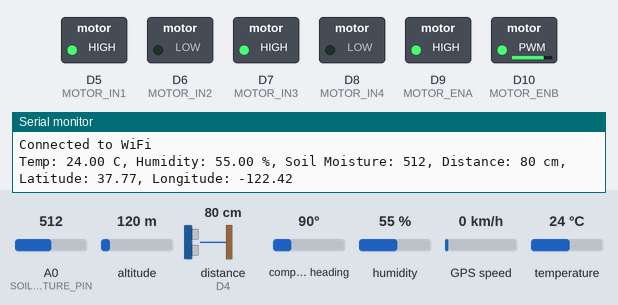
A sketch run on a simulated Arduino MKR. Parts: switched loads named in the sketch (green lamp = pin HIGH), the last lines printed to the serial monitor. Wiring (inferred from the names in the program): ultrasonic range finder: trigger D3; echo D4. Inputs (shaded band) come from the test bench; at power-on: distance to the obstacle (sensor on D4) 80 cm, A0 (SOIL_MOISTURE_PIN) = 512, altitude 120 m, compass heading 90°, humidity 55 %, GPS speed 0 km/h, temperature 24 °C. The echo pulse lasts 58.3 µs per cm; WiFi joins after 1.5 s; servers stay silent unless stated; storage starts empty; the GPS gets a fix after 3 s at 37.7749, -122.4194 with 8 satellites; pins used as bus, display or sensor lines are not drawn.

Above: at 12.7 s.
12.8 s: distance to the obstacle (sensor on D4) set to 22 cm
15.2 s: distance to the obstacle (sensor on D4) set to 17 cm
At 15.7 s:
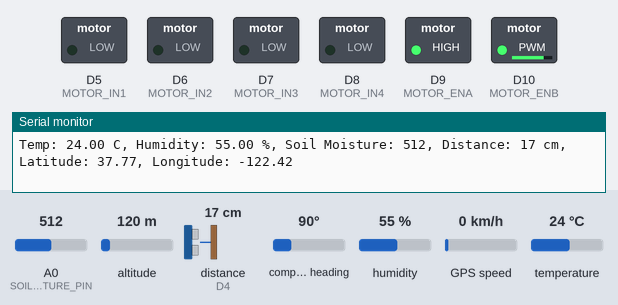
16.7 s: distance to the obstacle (sensor on D4) set to 35 cm
At 18.6 s:
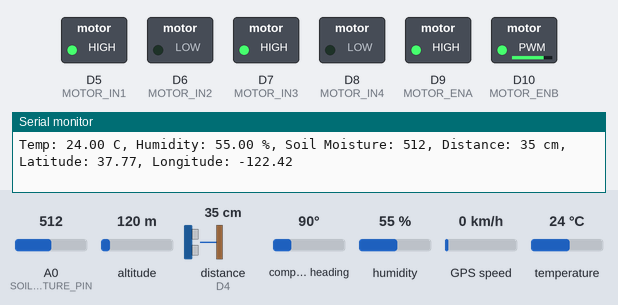
19.2 s: distance to the obstacle (sensor on D4) set to 2 cm
At 21.5 s:
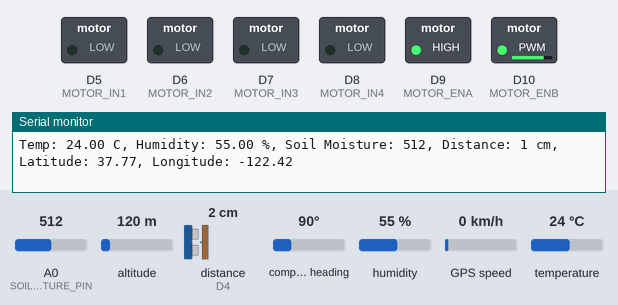
Timing chart, 0 to 22.6 s (numbered marks = the images above; inputs shaded):
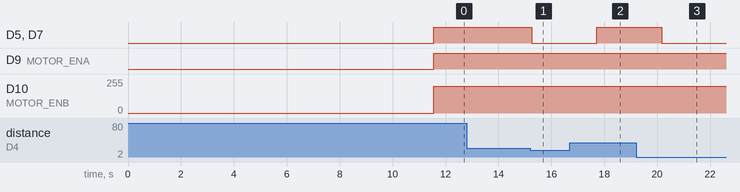

The sketch:

mp_code.ino
```cpp
#include <DHT.h>
#include <TinyGPS++.h>
#include <SoftwareSerial.h>
#include <SD.h>
#include <WiFi101.h> // Use WiFi101.h for WiFi101 Shield

// Pin Definitions
#define DHTPIN 2
#define DHTTYPE DHT22
#define TRIG_PIN 3
#define ECHO_PIN 4
#define SOIL_MOISTURE_PIN A0
#define MOTOR_IN1 5
#define MOTOR_IN2 6
#define MOTOR_IN3 7
#define MOTOR_IN4 8
#define MOTOR_ENA 9
#define MOTOR_ENB 10
#define SD_CS_PIN 4 // Changed to 4 to avoid conflict with motor pins

// Initialize DHT sensor
DHT dht(DHTPIN, DHTTYPE);

// Initialize GPS module
TinyGPSPlus gps;
SoftwareSerial gpsSerial(10, 11); // RX, TX for GPS module

// Initialize WiFi module
const char* ssid = "your_SSID";
const char* password = "your_PASSWORD";
WiFiClient client;

void setup() {
  Serial.begin(9600);
  dht.begin();
  pinMode(TRIG_PIN, OUTPUT);
  pinMode(ECHO_PIN, INPUT);
  pinMode(SOIL_MOISTURE_PIN, INPUT);
  pinMode(MOTOR_IN1, OUTPUT);
  pinMode(MOTOR_IN2, OUTPUT);
  pinMode(MOTOR_IN3, OUTPUT);
  pinMode(MOTOR_IN4, OUTPUT);
  pinMode(MOTOR_ENA, OUTPUT);
  pinMode(MOTOR_ENB, OUTPUT);

  gpsSerial.begin(9600);

  // Initialize SD card
  if (!SD.begin(SD_CS_PIN)) {
    Serial.println("SD card initialization failed!");
    return;
  }

  // Initialize WiFi
  if (WiFi.status() == WL_NO_SHIELD) {
    Serial.println("WiFi shield not present");
    while (true); // don't continue
  }

  while (WiFi.status() != WL_CONNECTED) {
    Serial.print("Attempting to connect to SSID: ");
    Serial.println(ssid);
    WiFi.begin(ssid, password);
    delay(10000);
  }
  Serial.println("Connected to WiFi");
}

void loop() {
  // Read sensors
  float temperature = dht.readTemperature();
  float humidity = dht.readHumidity();
  int soilMoisture = analogRead(SOIL_MOISTURE_PIN);

  // Read ultrasonic sensor
  long duration, distance;
  digitalWrite(TRIG_PIN, LOW);
  delayMicroseconds(2);
  digitalWrite(TRIG_PIN, HIGH);
  delayMicroseconds(10);
  digitalWrite(TRIG_PIN, LOW);
  duration = pulseIn(ECHO_PIN, HIGH);
  distance = (duration / 2) / 29.1;

  // Read GPS data
  while (gpsSerial.available() > 0) {
    gps.encode(gpsSerial.read());
  }
  double latitude = gps.location.lat();
  double longitude = gps.location.lng();

  // Print sensor data to serial monitor
  Serial.print("Temp: "); Serial.print(temperature);
  Serial.print(" C, Humidity: "); Serial.print(humidity);
  Serial.print(" %, Soil Moisture: "); Serial.print(soilMoisture);
  Serial.print(", Distance: "); Serial.print(distance);
  Serial.print(" cm, Latitude: "); Serial.print(latitude);
  Serial.print(", Longitude: "); Serial.println(longitude);

  // Log data to SD card
  File dataFile = SD.open("datalog.txt", FILE_WRITE);
  if (dataFile) {
    dataFile.print("Temp: "); dataFile.print(temperature);
    dataFile.print(" C, Humidity: "); dataFile.print(humidity);
    dataFile.print(" %, Soil Moisture: "); dataFile.print(soilMoisture);
    dataFile.print(", Distance: "); dataFile.print(distance);
    dataFile.print(" cm, Latitude: "); dataFile.print(latitude);
    dataFile.print(", Longitude: "); dataFile.println(longitude);
    dataFile.close();
  }

  // Control motors based on distance
  if (distance < 20) {
    // Stop motors
    digitalWrite(MOTOR_IN1, LOW);
    digitalWrite(MOTOR_IN2, LOW);
    digitalWrite(MOTOR_IN3, LOW);
    digitalWrite(MOTOR_IN4, LOW);
  } else {
    // Move forward
    digitalWrite(MOTOR_IN1, HIGH);
    digitalWrite(MOTOR_IN2, LOW);
    digitalWrite(MOTOR_IN3, HIGH);
    digitalWrite(MOTOR_IN4, LOW);
    analogWrite(MOTOR_ENA, 200); // Set motor speed
    analogWrite(MOTOR_ENB, 200); // Set motor speed
  }

  // Send data via WiFi
  if (client.connect("your_server_address", 80)) {
    client.print("GET /update?temperature=");
    client.print(temperature);
    client.print("&humidity=");
    client.print(humidity);
    client.print("&soilMoisture=");
    client.print(soilMoisture);
    client.print("&distance=");
    client.print(distance);
    client.print("&latitude=");
    client.print(latitude);
    client.print("&longitude=");
    client.print(longitude);
    client.println(" HTTP/1.1");
    client.println("Host: your_server_address");
    client.println("Connection: close");
    client.println();
    client.stop();
  } else {
    Serial.println("Connection to server failed");
  }

  delay(1000);
}
```

Measured:
- the behaviour switches between 20 and 19 cm on distance to the obstacle (sensor on D4) (found by bisection; images 0 and 1)
- after the input at 15.2 s, D5 (MOTOR_IN1), D7 (MOTOR_IN3): HIGH → LOW after 0.05 s
- after the input at 16.7 s, D5 (MOTOR_IN1), D7 (MOTOR_IN3): LOW → HIGH after 1.0 s
- after the input at 19.2 s, D5 (MOTOR_IN1), D7 (MOTOR_IN3): HIGH → LOW after 0.97 s
